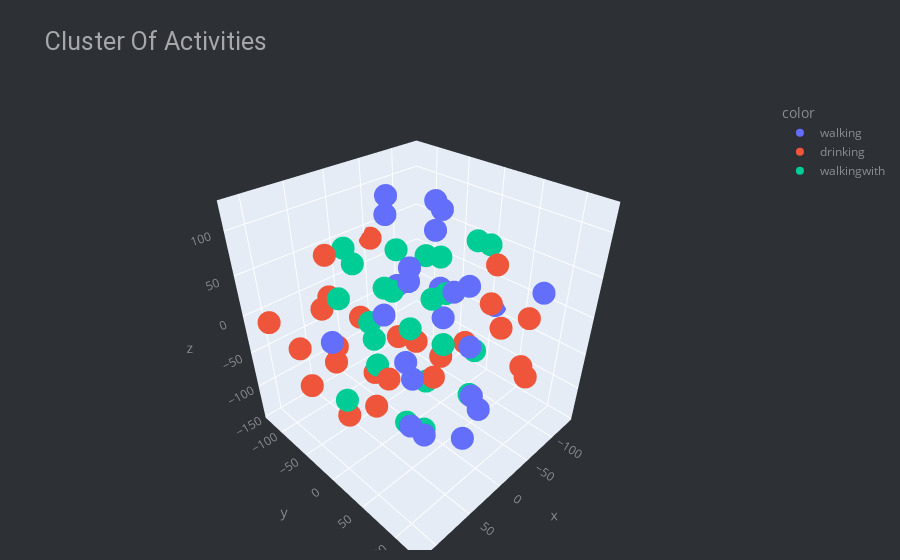

Source (notebook cell):
### Code cell
fig = px.scatter_3d(
    x =tsne[:, 0],
    y = tsne[:, 1],
    z = tsne[:, 2],
    color=df_train['Activity']
)
fig.update_layout(
    title="Cluster Of Activities",
    title_font=dict(size=25, color='#a5a7ab', family='roboto'),
    font=dict(color='#8a8d93'),
    plot_bgcolor='#2d3035', paper_bgcolor='#2d3035',
    margin=dict(t=100, b=10, l=70, r=40), 
    )
fig.show()

### Figure 1 — Plotly figure (JSON) as saved in the notebook; plotly's stock layout.template omitted (floating-point values rounded to 4 significant figures)
{"data": [{"hovertemplate": "color=walking<br>x=%{x}<br>y=%{y}<br>z=%{z}<extra></extra>", "legendgroup": "walking", "marker": {"color": "#636efa", "symbol": "circle"}, "mode": "markers", "name": "walking", "scene": "scene", "showlegend": true, "type": "scatter3d", "x": [115.0, 66.85, -80.59, 41.22, 16.69, 14.8, -98.6, -36.95, 15.66, 61.95, 65.58, 11.76, 7.574, 30.54, -84.22, 16.28, -80.58, -119.9, -64.83, 65.06, -25.59, 99.75, 90.08, -133.5], "y": [17.35, 83.97, -44.6, 126.6, 91.28, 11.95, -4.458, 5.288, 69.92, 63.4, 63.35, 42.14, 91.85, 103.8, 102.4, -19.03, -28.3, -70.07, -93.34, 30.13, -64.64, 99.56, 84.3, 9.68], "z": [42.13, -60.2, 98.58, -14.56, -97.23, 74.95, -1.107, 116.6, 73.46, -4.665, 102.6, 123.2, -42.81, 38.13, 42.69, 120.2, -48.73, -41.15, -23.31, 53.32, 114.2, -12.81, 43.72, -37.66]}, {"hovertemplate": "color=drinking<br>x=%{x}<br>y=%{y}<br>z=%{z}<extra></extra>", "legendgroup": "drinking", "marker": {"color": "#EF553B", "symbol": "circle"}, "mode": "markers", "name": "drinking", "scene": "scene", "showlegend": true, "type": "scatter3d", "x": [90.87, -37.91, -28.9, -52.61, 85.31, 35.38, 87.02, 46.3, -31.71, -14.28, -116.2, 21.0, 58.37, -84.26, -0.337, 113.5, 0.02657, 104.8, -41.53, -72.98, 73.8, -22.91, 36.15, -70.58, -42.03], "y": [-68.3, -64.13, 93.64, -126.6, -9.781, -24.85, -21.47, 11.73, 126.2, -107.5, 70.62, -119.7, -79.88, -33.67, -68.1, -42.21, 32.33, -114.3, 39.74, 94.65, -40.61, -17.42, -91.19, 49.24, 73.06], "z": [-77.21, -73.88, 23.26, 34.55, -86.18, -116.9, 103.0, -45.75, -20.71, -54.16, -19.16, -13.81, 4.988, -114.4, -112.4, 1.587, -58.8, -6.856, -29.49, -50.13, -37.08, -48.61, -64.23, 11.96, 79.79]}, {"hovertemplate": "color=walkingwith<br>x=%{x}<br>y=%{y}<br>z=%{z}<extra></extra>", "legendgroup": "walkingwith", "marker": {"color": "#00cc96", "symbol": "circle"}, "mode": "markers", "name": "walkingwith", "scene": "scene", "showlegend": true, "type": "scatter3d", "x": [-80.78, 55.06, -43.5, 23.65, 105.4, 8.032, 33.31, 41.06, -25.03, -38.68, 5.615, -78.92, 3.587, -29.12, -52.31, -21.26, 3.779, -82.94, -114.3, 18.52, 11.9, -28.03, 66.26], "y": [-58.78, 2.046, -12.72, -33.19, 17.44, 52.18, -66.16, 32.15, -2.866, 52.96, 2.401, 25.07, -92.0, -54.56, -9.104, 27.8, 22.51, 33.06, -8.703, -48.91, -29.6, -61.65, -36.29], "z": [25.65, 5.915, 2.079, -65.99, -32.96, 0.9345, 74.24, -98.35, -101.7, -95.86, -6.165, -69.73, 34.48, 53.84, 53.25, 37.22, -143.5, 72.0, 50.9, -16.92, 33.16, -1.946, 41.43]}], "layout": {"font": {"color": "#8a8d93"}, "legend": {"title": {"text": "color"}, "tracegroupgap": 0}, "margin": {"b": 10, "l": 70, "r": 40, "t": 100}, "paper_bgcolor": "#2d3035", "plot_bgcolor": "#2d3035", "scene": {"domain": {"x": [0, 1], "y": [0, 1]}, "xaxis": {"title": {"text": "x"}}, "yaxis": {"title": {"text": "y"}}, "zaxis": {"title": {"text": "z"}}}, "title": {"font": {"color": "#a5a7ab", "family": "roboto", "size": 25}, "text": "Cluster Of Activities"}}}
